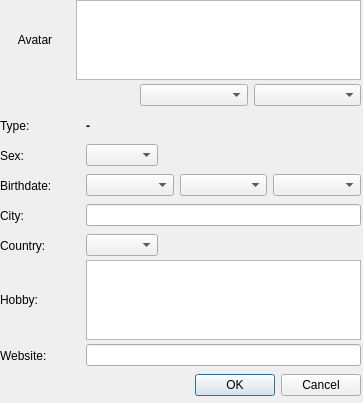
<?xml version="1.0" encoding="UTF-8"?>
<ui version="4.0">
 <class>uiMyProfile</class>
 <widget class="QDialog" name="uiMyProfile">
  <property name="geometry">
   <rect>
    <x>0</x>
    <y>0</y>
    <width>363</width>
    <height>403</height>
   </rect>
  </property>
  <property name="minimumSize">
   <size>
    <width>363</width>
    <height>403</height>
   </size>
  </property>
  <property name="maximumSize">
   <size>
    <width>363</width>
    <height>403</height>
   </size>
  </property>
  <property name="windowTitle">
   <string>My profile</string>
  </property>
  <property name="windowIcon">
   <iconset resource="../scc.qrc">
    <normaloff>:/images/logo16x16.png</normaloff>:/images/logo16x16.png</iconset>
  </property>
  <widget class="QWidget" name="horizontalLayoutWidget">
   <property name="geometry">
    <rect>
     <x>0</x>
     <y>0</y>
     <width>361</width>
     <height>80</height>
    </rect>
   </property>
   <layout class="QHBoxLayout" name="horizontalLayout_3">
    <item>
     <layout class="QHBoxLayout" name="horizontalLayout_5">
      <item>
       <spacer name="horizontalSpacer_6">
        <property name="orientation">
         <enum>Qt::Horizontal</enum>
        </property>
        <property name="sizeType">
         <enum>QSizePolicy::Fixed</enum>
        </property>
        <property name="sizeHint" stdset="0">
         <size>
          <width>10</width>
          <height>20</height>
         </size>
        </property>
       </spacer>
      </item>
      <item>
       <widget class="QLabel" name="label_avatar">
        <property name="minimumSize">
         <size>
          <width>50</width>
          <height>50</height>
         </size>
        </property>
        <property name="maximumSize">
         <size>
          <width>50</width>
          <height>50</height>
         </size>
        </property>
        <property name="text">
         <string>Avatar</string>
        </property>
        <property name="alignment">
         <set>Qt::AlignCenter</set>
        </property>
        <property name="wordWrap">
         <bool>true</bool>
        </property>
       </widget>
      </item>
      <item>
       <spacer name="horizontalSpacer_7">
        <property name="orientation">
         <enum>Qt::Horizontal</enum>
        </property>
        <property name="sizeType">
         <enum>QSizePolicy::Fixed</enum>
        </property>
        <property name="sizeHint" stdset="0">
         <size>
          <width>10</width>
          <height>20</height>
         </size>
        </property>
       </spacer>
      </item>
     </layout>
    </item>
    <item>
     <widget class="QPlainTextEdit" name="plainTextEdit_desc"/>
    </item>
   </layout>
  </widget>
  <widget class="QWidget" name="horizontalLayoutWidget_2">
   <property name="geometry">
    <rect>
     <x>0</x>
     <y>80</y>
     <width>361</width>
     <height>31</height>
    </rect>
   </property>
   <layout class="QHBoxLayout" name="horizontalLayout_4">
    <item>
     <spacer name="horizontalSpacer_5">
      <property name="orientation">
       <enum>Qt::Horizontal</enum>
      </property>
      <property name="sizeType">
       <enum>QSizePolicy::Fixed</enum>
      </property>
      <property name="sizeHint" stdset="0">
       <size>
        <width>80</width>
        <height>20</height>
       </size>
      </property>
     </spacer>
    </item>
    <item>
     <widget class="QToolButton" name="toolButton_bold">
      <property name="text">
       <string/>
      </property>
      <property name="checkable">
       <bool>true</bool>
      </property>
      <property name="autoRaise">
       <bool>true</bool>
      </property>
     </widget>
    </item>
    <item>
     <widget class="QToolButton" name="toolButton_italic">
      <property name="text">
       <string/>
      </property>
      <property name="checkable">
       <bool>true</bool>
      </property>
      <property name="autoRaise">
       <bool>true</bool>
      </property>
     </widget>
    </item>
    <item>
     <widget class="QComboBox" name="comboBox_font"/>
    </item>
    <item>
     <widget class="QComboBox" name="comboBox_color"/>
    </item>
   </layout>
  </widget>
  <widget class="QWidget" name="horizontalLayoutWidget_5">
   <property name="geometry">
    <rect>
     <x>0</x>
     <y>110</y>
     <width>361</width>
     <height>31</height>
    </rect>
   </property>
   <layout class="QHBoxLayout" name="horizontalLayout_7">
    <item>
     <widget class="QLabel" name="label_ltype">
      <property name="minimumSize">
       <size>
        <width>80</width>
        <height>0</height>
       </size>
      </property>
      <property name="maximumSize">
       <size>
        <width>80</width>
        <height>16777215</height>
       </size>
      </property>
      <property name="text">
       <string>Type:</string>
      </property>
     </widget>
    </item>
    <item>
     <widget class="QLabel" name="label_type">
      <property name="styleSheet">
       <string notr="true">font-weight:bold;</string>
      </property>
      <property name="text">
       <string>-</string>
      </property>
     </widget>
    </item>
   </layout>
  </widget>
  <widget class="QWidget" name="horizontalLayoutWidget_6">
   <property name="geometry">
    <rect>
     <x>0</x>
     <y>140</y>
     <width>361</width>
     <height>31</height>
    </rect>
   </property>
   <layout class="QHBoxLayout" name="horizontalLayout_8">
    <item>
     <widget class="QLabel" name="label_sex">
      <property name="minimumSize">
       <size>
        <width>80</width>
        <height>0</height>
       </size>
      </property>
      <property name="maximumSize">
       <size>
        <width>80</width>
        <height>16777215</height>
       </size>
      </property>
      <property name="text">
       <string>Sex:</string>
      </property>
     </widget>
    </item>
    <item>
     <widget class="QComboBox" name="comboBox_sex"/>
    </item>
    <item>
     <spacer name="horizontalSpacer_8">
      <property name="orientation">
       <enum>Qt::Horizontal</enum>
      </property>
      <property name="sizeHint" stdset="0">
       <size>
        <width>40</width>
        <height>20</height>
       </size>
      </property>
     </spacer>
    </item>
   </layout>
  </widget>
  <widget class="QWidget" name="horizontalLayoutWidget_7">
   <property name="geometry">
    <rect>
     <x>0</x>
     <y>170</y>
     <width>361</width>
     <height>31</height>
    </rect>
   </property>
   <layout class="QHBoxLayout" name="horizontalLayout_9">
    <item>
     <widget class="QLabel" name="label_birthdate">
      <property name="minimumSize">
       <size>
        <width>80</width>
        <height>0</height>
       </size>
      </property>
      <property name="maximumSize">
       <size>
        <width>80</width>
        <height>16777215</height>
       </size>
      </property>
      <property name="text">
       <string>Birthdate:</string>
      </property>
     </widget>
    </item>
    <item>
     <widget class="QComboBox" name="comboBox_day"/>
    </item>
    <item>
     <widget class="QComboBox" name="comboBox_month"/>
    </item>
    <item>
     <widget class="QComboBox" name="comboBox_year"/>
    </item>
   </layout>
  </widget>
  <widget class="QWidget" name="horizontalLayoutWidget_8">
   <property name="geometry">
    <rect>
     <x>0</x>
     <y>200</y>
     <width>361</width>
     <height>31</height>
    </rect>
   </property>
   <layout class="QHBoxLayout" name="horizontalLayout_10">
    <item>
     <widget class="QLabel" name="label_city">
      <property name="minimumSize">
       <size>
        <width>80</width>
        <height>0</height>
       </size>
      </property>
      <property name="maximumSize">
       <size>
        <width>80</width>
        <height>16777215</height>
       </size>
      </property>
      <property name="text">
       <string>City:</string>
      </property>
     </widget>
    </item>
    <item>
     <widget class="QLineEdit" name="lineEdit_city"/>
    </item>
   </layout>
  </widget>
  <widget class="QWidget" name="horizontalLayoutWidget_9">
   <property name="geometry">
    <rect>
     <x>0</x>
     <y>230</y>
     <width>361</width>
     <height>31</height>
    </rect>
   </property>
   <layout class="QHBoxLayout" name="horizontalLayout_11">
    <item>
     <widget class="QLabel" name="label_country">
      <property name="minimumSize">
       <size>
        <width>80</width>
        <height>0</height>
       </size>
      </property>
      <property name="maximumSize">
       <size>
        <width>80</width>
        <height>16777215</height>
       </size>
      </property>
      <property name="text">
       <string>Country:</string>
      </property>
     </widget>
    </item>
    <item>
     <widget class="QComboBox" name="comboBox_country"/>
    </item>
    <item>
     <spacer name="horizontalSpacer_9">
      <property name="orientation">
       <enum>Qt::Horizontal</enum>
      </property>
      <property name="sizeHint" stdset="0">
       <size>
        <width>40</width>
        <height>20</height>
       </size>
      </property>
     </spacer>
    </item>
   </layout>
  </widget>
  <widget class="QWidget" name="horizontalLayoutWidget_10">
   <property name="geometry">
    <rect>
     <x>0</x>
     <y>340</y>
     <width>361</width>
     <height>31</height>
    </rect>
   </property>
   <layout class="QHBoxLayout" name="horizontalLayout_12">
    <item>
     <widget class="QLabel" name="label_www">
      <property name="minimumSize">
       <size>
        <width>80</width>
        <height>0</height>
       </size>
      </property>
      <property name="maximumSize">
       <size>
        <width>80</width>
        <height>16777215</height>
       </size>
      </property>
      <property name="text">
       <string>Website:</string>
      </property>
     </widget>
    </item>
    <item>
     <widget class="QLineEdit" name="lineEdit_www"/>
    </item>
   </layout>
  </widget>
  <widget class="QWidget" name="horizontalLayoutWidget_11">
   <property name="geometry">
    <rect>
     <x>0</x>
     <y>370</y>
     <width>361</width>
     <height>31</height>
    </rect>
   </property>
   <layout class="QHBoxLayout" name="horizontalLayout_13">
    <item>
     <widget class="QDialogButtonBox" name="buttonBox">
      <property name="standardButtons">
       <set>QDialogButtonBox::Cancel|QDialogButtonBox::Ok</set>
      </property>
     </widget>
    </item>
   </layout>
  </widget>
  <widget class="QWidget" name="horizontalLayoutWidget_3">
   <property name="geometry">
    <rect>
     <x>0</x>
     <y>260</y>
     <width>361</width>
     <height>80</height>
    </rect>
   </property>
   <layout class="QHBoxLayout" name="horizontalLayout">
    <item>
     <widget class="QLabel" name="label_hobby">
      <property name="minimumSize">
       <size>
        <width>80</width>
        <height>0</height>
       </size>
      </property>
      <property name="maximumSize">
       <size>
        <width>80</width>
        <height>16777215</height>
       </size>
      </property>
      <property name="text">
       <string>Hobby:</string>
      </property>
     </widget>
    </item>
    <item>
     <widget class="QPlainTextEdit" name="plainTextEdit_hobby"/>
    </item>
   </layout>
  </widget>
 </widget>
 <resources>
  <include location="../scc.qrc"/>
 </resources>
 <connections/>
</ui>
